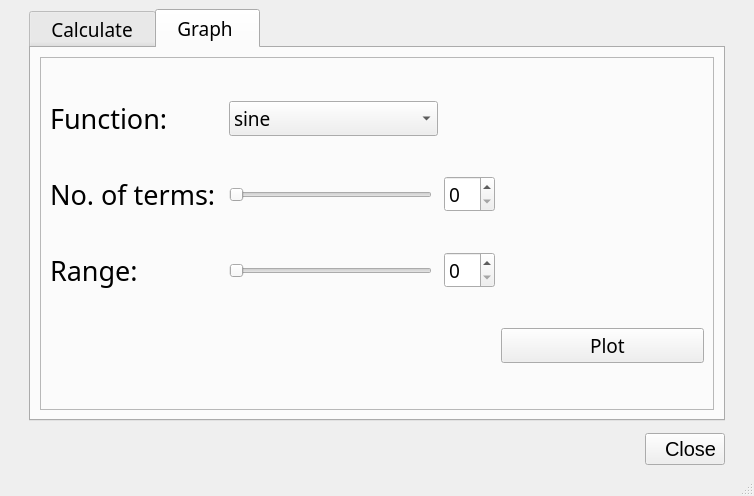
<?xml version="1.0" encoding="UTF-8"?>
<ui version="4.0">
 <class>MainWindow</class>
 <widget class="QMainWindow" name="MainWindow">
  <property name="geometry">
   <rect>
    <x>0</x>
    <y>0</y>
    <width>754</width>
    <height>496</height>
   </rect>
  </property>
  <property name="windowTitle">
   <string>Taylor Series functions</string>
  </property>
  <widget class="QWidget" name="centralwidget">
   <layout class="QGridLayout" name="gridLayout">
    <item row="0" column="0" rowspan="3">
     <spacer name="verticalSpacer">
      <property name="orientation">
       <enum>Qt::Vertical</enum>
      </property>
      <property name="sizeHint" stdset="0">
       <size>
        <width>20</width>
        <height>40</height>
       </size>
      </property>
     </spacer>
    </item>
    <item row="0" column="3" rowspan="3">
     <spacer name="verticalSpacer_2">
      <property name="orientation">
       <enum>Qt::Vertical</enum>
      </property>
      <property name="sizeHint" stdset="0">
       <size>
        <width>20</width>
        <height>40</height>
       </size>
      </property>
     </spacer>
    </item>
    <item row="2" column="1">
     <spacer name="horizontalSpacer">
      <property name="orientation">
       <enum>Qt::Horizontal</enum>
      </property>
      <property name="sizeHint" stdset="0">
       <size>
        <width>40</width>
        <height>20</height>
       </size>
      </property>
     </spacer>
    </item>
    <item row="2" column="2">
     <widget class="QPushButton" name="closeButton">
      <property name="font">
       <font>
        <pointsize>15</pointsize>
       </font>
      </property>
      <property name="text">
       <string>  Close</string>
      </property>
     </widget>
    </item>
    <item row="0" column="1" colspan="2">
     <widget class="QTabWidget" name="tabWidget">
      <property name="font">
       <font>
        <family>Ubuntu Mono</family>
        <pointsize>14</pointsize>
       </font>
      </property>
      <property name="tabPosition">
       <enum>QTabWidget::North</enum>
      </property>
      <property name="tabShape">
       <enum>QTabWidget::Rounded</enum>
      </property>
      <property name="currentIndex">
       <number>1</number>
      </property>
      <property name="tabBarAutoHide">
       <bool>false</bool>
      </property>
      <widget class="QWidget" name="calcTab">
       <attribute name="title">
        <string>  Calculate  </string>
       </attribute>
       <layout class="QVBoxLayout" name="verticalLayout">
        <item>
         <widget class="QFrame" name="graphframe_2">
          <property name="frameShape">
           <enum>QFrame::StyledPanel</enum>
          </property>
          <property name="frameShadow">
           <enum>QFrame::Raised</enum>
          </property>
          <layout class="QGridLayout" name="gridLayout_4">
           <item row="7" column="1">
            <widget class="QLabel" name="actualValue">
             <property name="text">
              <string>TextLabel</string>
             </property>
            </widget>
           </item>
           <item row="2" column="0">
            <widget class="QLabel" name="label_5">
             <property name="font">
              <font>
               <family>Ubuntu Sans</family>
               <pointsize>18</pointsize>
              </font>
             </property>
             <property name="text">
              <string>No. of terms: </string>
             </property>
            </widget>
           </item>
           <item row="2" column="3">
            <widget class="QSpinBox" name="termsBox"/>
           </item>
           <item row="7" column="0">
            <widget class="QLabel" name="actualLabel">
             <property name="font">
              <font>
               <family>Ubuntu Sans</family>
               <pointsize>18</pointsize>
              </font>
             </property>
             <property name="text">
              <string>Actual sin(x) = </string>
             </property>
            </widget>
           </item>
           <item row="2" column="1" colspan="2">
            <widget class="QSlider" name="termSlider">
             <property name="orientation">
              <enum>Qt::Horizontal</enum>
             </property>
            </widget>
           </item>
           <item row="3" column="0" colspan="4">
            <widget class="Line" name="line">
             <property name="frameShadow">
              <enum>QFrame::Raised</enum>
             </property>
             <property name="lineWidth">
              <number>4</number>
             </property>
             <property name="midLineWidth">
              <number>2</number>
             </property>
             <property name="orientation">
              <enum>Qt::Horizontal</enum>
             </property>
            </widget>
           </item>
           <item row="5" column="0">
            <widget class="QLabel" name="label_4">
             <property name="font">
              <font>
               <family>Ubuntu Sans</family>
               <pointsize>18</pointsize>
              </font>
             </property>
             <property name="text">
              <string>Value of x: </string>
             </property>
            </widget>
           </item>
           <item row="5" column="1">
            <widget class="QLineEdit" name="xValue"/>
           </item>
           <item row="8" column="1">
            <widget class="QLabel" name="label_6">
             <property name="text">
              <string/>
             </property>
            </widget>
           </item>
           <item row="6" column="1">
            <widget class="QLabel" name="taylorValue">
             <property name="text">
              <string>TextLabel</string>
             </property>
            </widget>
           </item>
           <item row="6" column="0">
            <widget class="QLabel" name="taylorLabel">
             <property name="font">
              <font>
               <family>Ubuntu Sans</family>
               <pointsize>18</pointsize>
              </font>
             </property>
             <property name="text">
              <string>Talyor series sin(x) = </string>
             </property>
            </widget>
           </item>
           <item row="1" column="1" colspan="2">
            <widget class="QComboBox" name="functionSelect">
             <property name="currentText">
              <string>sine</string>
             </property>
             <item>
              <property name="text">
               <string>sine</string>
              </property>
             </item>
             <item>
              <property name="text">
               <string>cosine</string>
              </property>
             </item>
             <item>
              <property name="text">
               <string>exp</string>
              </property>
             </item>
            </widget>
           </item>
           <item row="1" column="0">
            <widget class="QLabel" name="label_3">
             <property name="font">
              <font>
               <family>Ubuntu Sans</family>
               <pointsize>18</pointsize>
              </font>
             </property>
             <property name="text">
              <string>Function: </string>
             </property>
            </widget>
           </item>
           <item row="4" column="0" colspan="4">
            <spacer name="horizontalSpacer_3">
             <property name="orientation">
              <enum>Qt::Horizontal</enum>
             </property>
             <property name="sizeHint" stdset="0">
              <size>
               <width>40</width>
               <height>20</height>
              </size>
             </property>
            </spacer>
           </item>
           <item row="8" column="3">
            <widget class="QPushButton" name="calcButton">
             <property name="text">
              <string>  Calculate</string>
             </property>
            </widget>
           </item>
          </layout>
         </widget>
        </item>
       </layout>
      </widget>
      <widget class="QWidget" name="graphTab">
       <attribute name="title">
        <string>  Graph   </string>
       </attribute>
       <layout class="QVBoxLayout" name="verticalLayout_2">
        <item>
         <widget class="QFrame" name="graphframe">
          <property name="frameShape">
           <enum>QFrame::StyledPanel</enum>
          </property>
          <property name="frameShadow">
           <enum>QFrame::Raised</enum>
          </property>
          <layout class="QGridLayout" name="gridLayout_3">
           <item row="2" column="0">
            <widget class="QLabel" name="label">
             <property name="font">
              <font>
               <family>Ubuntu Sans</family>
               <pointsize>20</pointsize>
              </font>
             </property>
             <property name="text">
              <string>No. of terms: </string>
             </property>
            </widget>
           </item>
           <item row="1" column="0">
            <widget class="QLabel" name="label_2">
             <property name="font">
              <font>
               <family>Ubuntu Sans</family>
               <pointsize>20</pointsize>
              </font>
             </property>
             <property name="text">
              <string>Function: </string>
             </property>
            </widget>
           </item>
           <item row="3" column="1">
            <widget class="QSlider" name="rangeSlider">
             <property name="orientation">
              <enum>Qt::Horizontal</enum>
             </property>
            </widget>
           </item>
           <item row="2" column="4" rowspan="2">
            <spacer name="horizontalSpacer_2">
             <property name="orientation">
              <enum>Qt::Horizontal</enum>
             </property>
             <property name="sizeHint" stdset="0">
              <size>
               <width>40</width>
               <height>20</height>
              </size>
             </property>
            </spacer>
           </item>
           <item row="3" column="3">
            <widget class="QSpinBox" name="rangeBox"/>
           </item>
           <item row="2" column="1">
            <widget class="QSlider" name="termSlider_2">
             <property name="orientation">
              <enum>Qt::Horizontal</enum>
             </property>
            </widget>
           </item>
           <item row="1" column="1" colspan="2">
            <widget class="QComboBox" name="functionSelect_2">
             <property name="currentText">
              <string>sine</string>
             </property>
             <item>
              <property name="text">
               <string>sine</string>
              </property>
             </item>
             <item>
              <property name="text">
               <string>cosine</string>
              </property>
             </item>
             <item>
              <property name="text">
               <string>exp</string>
              </property>
             </item>
            </widget>
           </item>
           <item row="2" column="3">
            <widget class="QSpinBox" name="termsBox_2"/>
           </item>
           <item row="3" column="0">
            <widget class="QLabel" name="rangelabel">
             <property name="font">
              <font>
               <family>Ubuntu Sans</family>
               <pointsize>20</pointsize>
              </font>
             </property>
             <property name="text">
              <string>Range: </string>
             </property>
            </widget>
           </item>
           <item row="5" column="4">
            <widget class="QPushButton" name="graphButton">
             <property name="text">
              <string>  Plot</string>
             </property>
            </widget>
           </item>
          </layout>
         </widget>
        </item>
       </layout>
      </widget>
     </widget>
    </item>
   </layout>
  </widget>
  <widget class="QMenuBar" name="menubar">
   <property name="geometry">
    <rect>
     <x>0</x>
     <y>0</y>
     <width>754</width>
     <height>20</height>
    </rect>
   </property>
  </widget>
  <widget class="QStatusBar" name="statusbar"/>
 </widget>
 <resources/>
 <connections/>
</ui>
